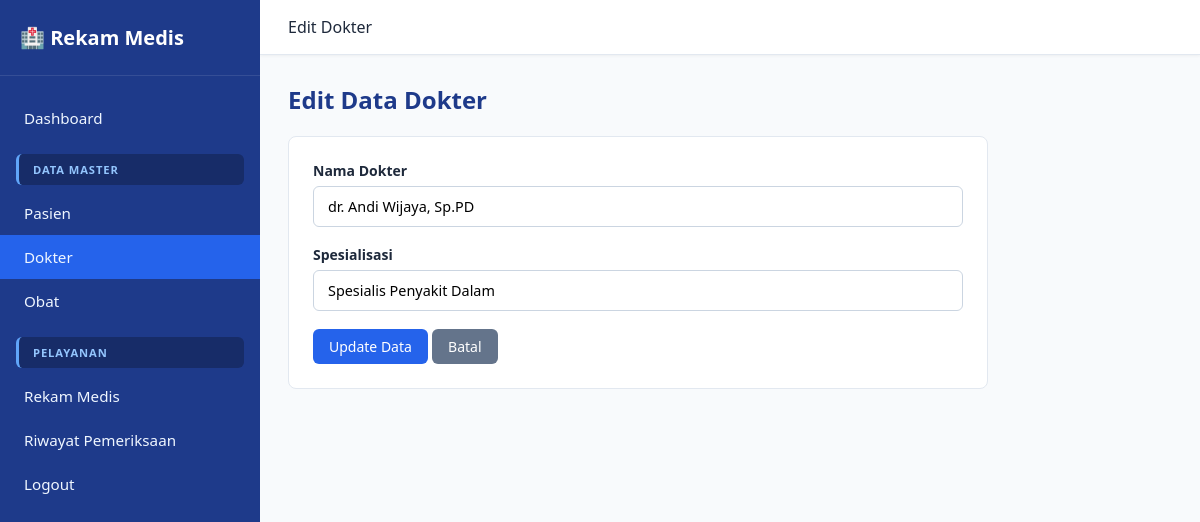
Page /dokter/edit.php?id=1 on the committed database.
### tables this page shows
CREATE TABLE IF NOT EXISTS dokter (
    id_dokter INT AUTO_INCREMENT PRIMARY KEY,
    nama_dokter VARCHAR(100) NOT NULL,
    spesialisasi VARCHAR(50) NOT NULL
);

### dokter/edit.php (the view, shortened to what this page needs)
<?php
require_once '../koneksi.php';
$id = $_GET['id'] ?? null;
$stmt = mysqli_prepare($koneksi, "SELECT * FROM dokter WHERE id_dokter = ?");
mysqli_stmt_bind_param($stmt, "i", $id);
mysqli_stmt_execute($stmt);
$data = mysqli_fetch_assoc(mysqli_stmt_get_result($stmt));
?>
<!DOCTYPE html>
<html lang="id">
<head>
    <link rel="stylesheet" href="../assets/css/style.css">
</head>
<body>
    <aside class="sidebar" id="sidebar">
        <div class="sidebar-header">🏥 Rekam Medis</div>
        <ul class="sidebar-menu">
            <li><a href="../dashboard.php">Dashboard</a></li>
            <div class="menu-category">Data Master</div>
            <li><a href="../pasien/index.php">Pasien</a></li>
            <li><a href="index.php" class="active">Dokter</a></li>
            <li><a href="../obat/index.php">Obat</a></li>
            <div class="menu-category">Pelayanan</div>
            <li><a href="../rekam_medis/index.php">Rekam Medis</a></li>
            <li><a href="../riwayat/index.php">Riwayat Pemeriksaan</a></li>
            <li><a href="../logout.php">Logout</a></li>
        </ul>
    </aside>
    <div class="main-content">
        <nav class="navbar">
            <div>Edit Dokter</div>
        </nav>
        <main class="container">
            <h2>Edit Data Dokter</h2>
            <div class="form-box">
                <form action="update.php" method="POST">
                    <div class="form-group">
                        <label>Nama Dokter</label>
                        <input type="text" name="nama_dokter" class="form-control" value="<?= htmlspecialchars($data['nama_dokter']); ?>" required>
                    </div>
                    <div class="form-group">
                        <label>Spesialisasi</label>
                        <input type="text" name="spesialisasi" class="form-control" value="<?= htmlspecialchars($data['spesialisasi']); ?>" required>
                    </div>
                    <button type="submit" class="btn btn-primary">Update Data</button>
                    <a href="index.php" class="btn btn-secondary">Batal</a>
                </form>
            </div>
        </main>
    </div>
</body>
</html>

### assets/css/style.css (style rules this page uses)
* { margin: 0; padding: 0; box-sizing: border-box; font-family: 'Segoe UI', Tahoma, Geneva, Verdana, sans-serif; }
body { background-color: #F8FAFC; color: #1E293B; display: flex; min-height: 100vh; }
.sidebar { width: 260px; background-color: #1E3A8A; color: #FFFFFF; transition: all 0.3s ease; display: flex; flex-direction: column; position: fixed; height: 100vh; z-index: 1000; }
.sidebar-header { padding: 24px 20px; font-size: 1.25rem; font-weight: bold; border-bottom: 1px solid rgba(255, 255, 255, 0.1); display: flex; align-items: center; gap: 10px; }
.sidebar-menu { list-style: none; padding: 20px 0; flex-grow: 1; }
.sidebar-menu li a { display: flex; align-items: center; padding: 12px 24px; color: #EFF6FF; text-decoration: none; font-size: 0.95rem; transition: background 0.2s; }
.sidebar-menu li a:hover, .sidebar-menu li a.active { background-color: #2563EB; }
.menu-category { padding: 8px 14px; margin: 14px 16px 6px 16px; font-size: 0.7rem; text-transform: uppercase; color: #93C5FD; font-weight: 700; letter-spacing: 0.08em; background-color: rgba(0, 0, 0, 0.25); border-radius: 6px; border-left: 3px solid #60A5FA; cursor: default; user-select: none; }
.main-content { margin-left: 260px; flex: 1; display: flex; flex-direction: column; min-width: 0; }
.navbar { background-color: #FFFFFF; padding: 16px 28px; display: flex; justify-content: space-between; align-items: center; box-shadow: 0 1px 3px rgba(0, 0, 0, 0.05); border-bottom: 1px solid #E2E8F0; }
.container { padding: 28px; }
h2 { color: #1E3A8A; margin-bottom: 20px; font-size: 1.5rem; }
.btn { display: inline-block; padding: 8px 16px; border-radius: 6px; text-decoration: none; font-size: 0.875rem; font-weight: 500; cursor: pointer; border: none; transition: opacity 0.2s; }
.btn-primary { background-color: #2563EB; color: #FFFFFF; }
.btn-secondary { background-color: #64748B; color: #FFFFFF; }
.form-box { background: #FFFFFF; padding: 24px; border-radius: 8px; border: 1px solid #E2E8F0; max-width: 700px; }
.form-group { margin-bottom: 18px; }
.form-group label { display: block; margin-bottom: 6px; font-size: 0.875rem; font-weight: 600; color: #1E293B; }
.form-control { width: 100%; padding: 10px 14px; border: 1px solid #CBD5E1; border-radius: 6px; font-size: 0.9rem; outline: none; background-color: #FFFFFF; }

### rows in the picture
dokter: nama_dokter "dr. Andi Wijaya, Sp.PD", spesialisasi "Spesialis Penyakit Dalam"
